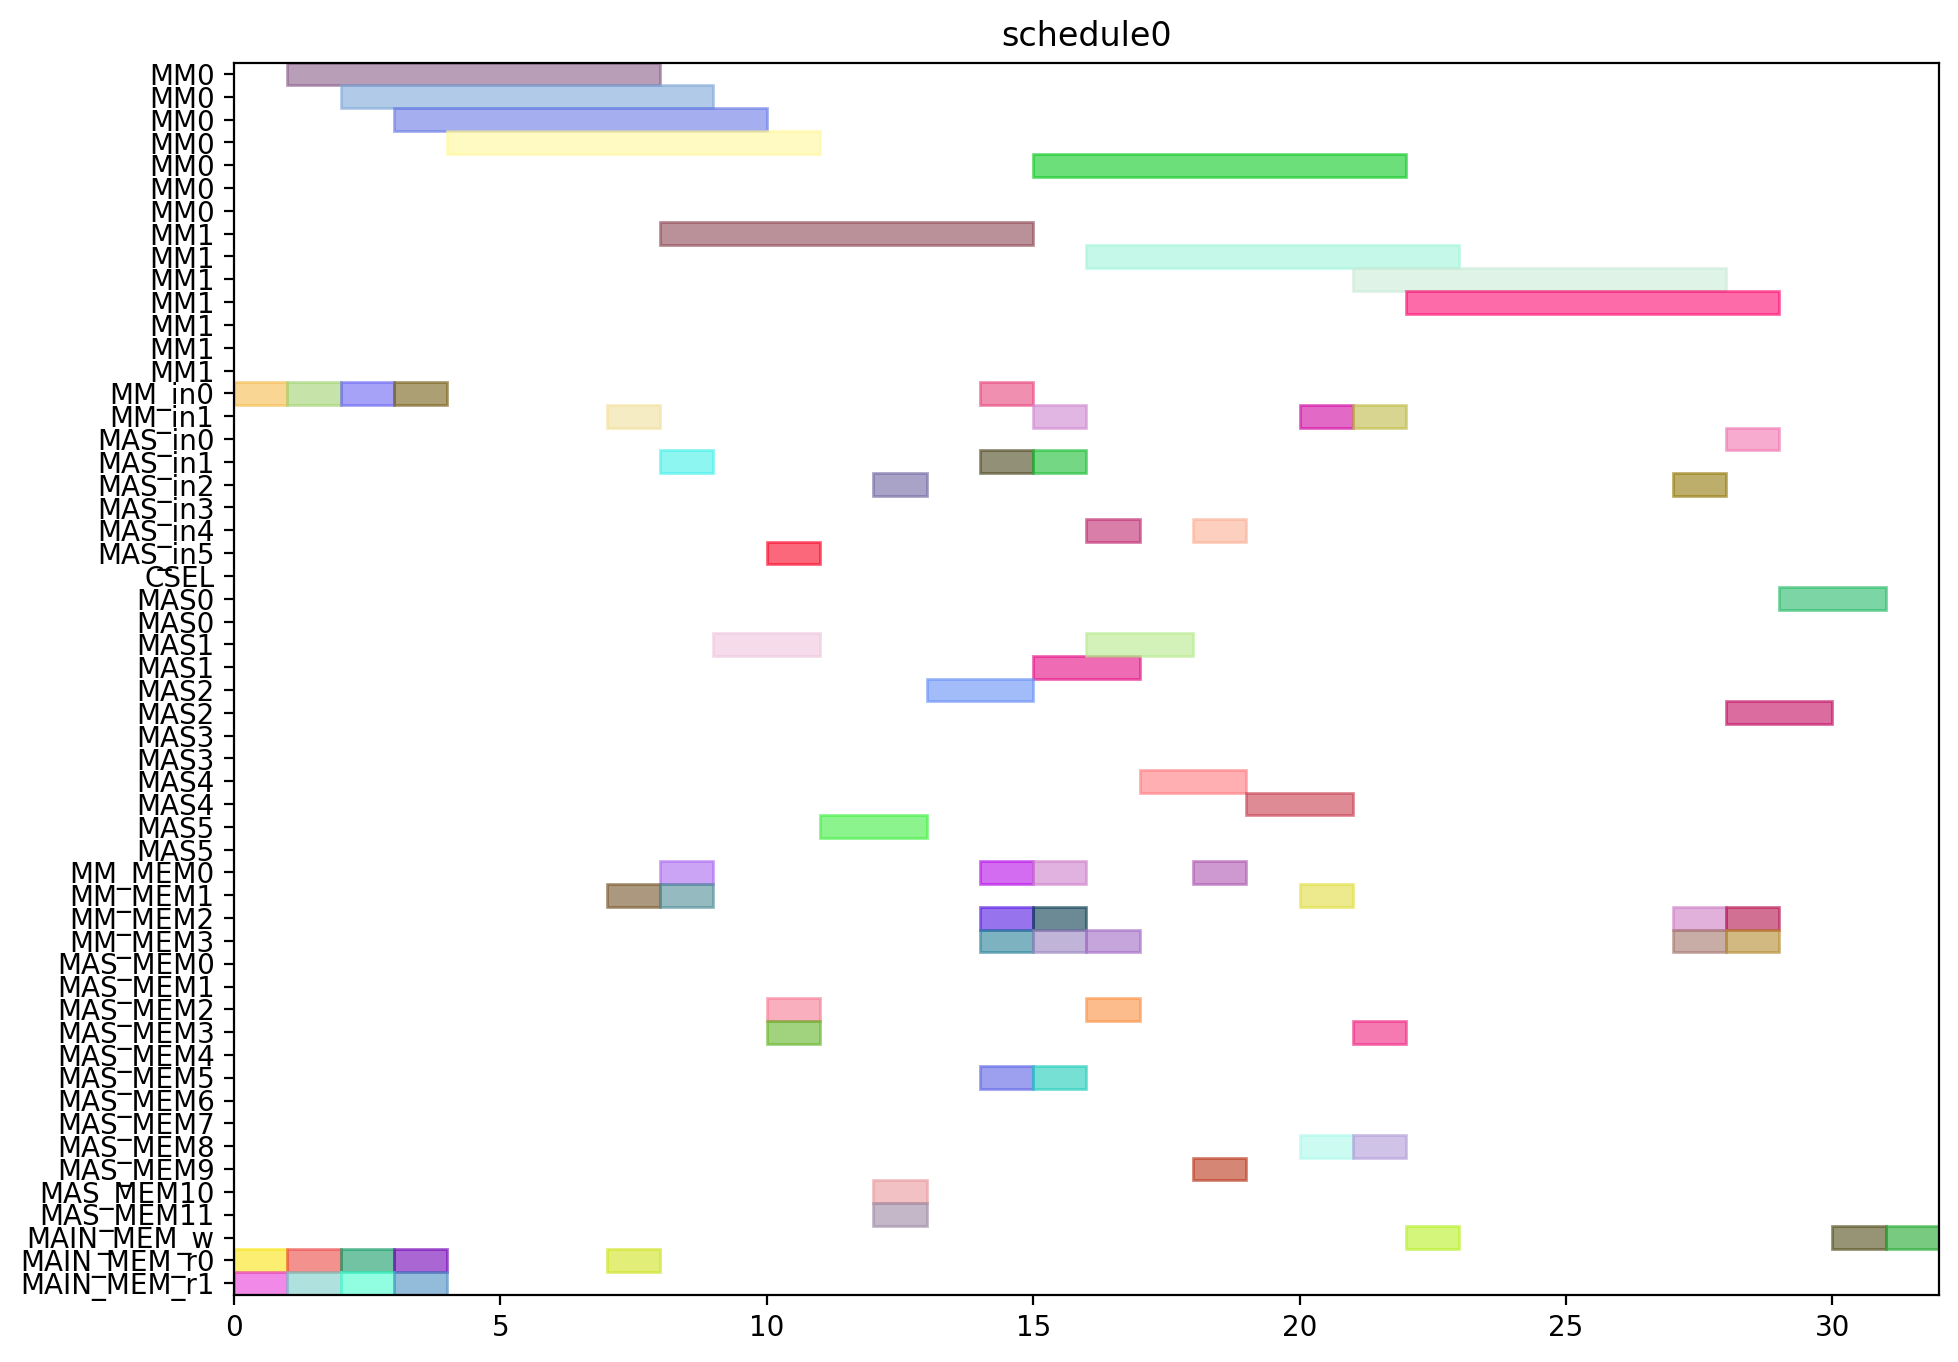

The Python source for this figure:
from pyschedule import Scenario, solvers, plotters, alt


def solve():
	horizon = 120
	S = Scenario("schedule0", horizon=horizon)

	# resource
	MM = S.Resources('MM', num=2, size=7)
	MM_in = S.Resources('MM_in', num=2)
	MAS_in = S.Resources('MAS_in', num=6)
	CSEL = S.Resource('CSEL')
	MAS = S.Resources('MAS', num=6, size=2, periods=range(1, horizon))
	MM_MEM = S.Resources('MM_MEM', num=4)
	MAS_MEM = S.Resources('MAS_MEM', num=12)
	MAIN_MEM_w = S.Resource('MAIN_MEM_w', size=1)
	MAIN_MEM_r = S.Resources('MAIN_MEM_r', num=2)

	# result of previous scheduling

	# new tasks
	t0 = S.Task('t0', length=7, delay_cost=1)
	t0 += alt(MM)
	t0_in = S.Task('t0_in', length=1, delay_cost=1)
	t0_in += alt(MM_in)
	S += t0_in*MM_in[0]<=t0*MM[0]
	S += t0_in*MM_in[1]<=t0*MM[1]
	t0_mem0 = S.Task('t0_mem0', length=1, delay_cost=1)
	t0_mem0 += MAIN_MEM_r[0]
	S += t0_mem0 <= t0

	t0_mem1 = S.Task('t0_mem1', length=1, delay_cost=1)
	t0_mem1 += MAIN_MEM_r[1]
	S += t0_mem1 <= t0

	t3 = S.Task('t3', length=7, delay_cost=1)
	t3 += alt(MM)
	t3_in = S.Task('t3_in', length=1, delay_cost=1)
	t3_in += alt(MM_in)
	S += t3_in*MM_in[0]<=t3*MM[0]
	S += t3_in*MM_in[1]<=t3*MM[1]
	t3_mem0 = S.Task('t3_mem0', length=1, delay_cost=1)
	t3_mem0 += MAIN_MEM_r[0]
	S += t3_mem0 <= t3

	t3_mem1 = S.Task('t3_mem1', length=1, delay_cost=1)
	t3_mem1 += MAIN_MEM_r[1]
	S += t3_mem1 <= t3

	t1 = S.Task('t1', length=7, delay_cost=1)
	t1 += alt(MM)
	t1_in = S.Task('t1_in', length=1, delay_cost=1)
	t1_in += alt(MM_in)
	S += t1_in*MM_in[0]<=t1*MM[0]
	S += t1_in*MM_in[1]<=t1*MM[1]
	t1_mem0 = S.Task('t1_mem0', length=1, delay_cost=1)
	t1_mem0 += MAIN_MEM_r[0]
	S += t1_mem0 <= t1

	t1_mem1 = S.Task('t1_mem1', length=1, delay_cost=1)
	t1_mem1 += MAIN_MEM_r[1]
	S += t1_mem1 <= t1

	t2 = S.Task('t2', length=7, delay_cost=1)
	t2 += alt(MM)
	t2_in = S.Task('t2_in', length=1, delay_cost=1)
	t2_in += alt(MM_in)
	S += t2_in*MM_in[0]<=t2*MM[0]
	S += t2_in*MM_in[1]<=t2*MM[1]
	t2_mem0 = S.Task('t2_mem0', length=1, delay_cost=1)
	t2_mem0 += MAIN_MEM_r[0]
	S += t2_mem0 <= t2

	t2_mem1 = S.Task('t2_mem1', length=1, delay_cost=1)
	t2_mem1 += MAIN_MEM_r[1]
	S += t2_mem1 <= t2

	t4 = S.Task('t4', length=7, delay_cost=1)
	t4 += alt(MM)
	t4_in = S.Task('t4_in', length=1, delay_cost=1)
	t4_in += alt(MM_in)
	S += t4_in*MM_in[0]<=t4*MM[0]
	S += t4_in*MM_in[1]<=t4*MM[1]
	t4_mem0 = S.Task('t4_mem0', length=1, delay_cost=1)
	t4_mem0 += MAIN_MEM_r[0]
	S += t4_mem0 <= t4

	t4_mem1 = S.Task('t4_mem1', length=1, delay_cost=1)
	t4_mem1 += alt(MM_MEM)
	S += (t2*MM[0])-1 < t4_mem1*MM_MEM[1]
	S += (t2*MM[1])-1 < t4_mem1*MM_MEM[3]
	S += t4_mem1 <= t4

	t5 = S.Task('t5', length=2, delay_cost=1)
	t5 += alt(MAS)
	t5_in = S.Task('t5_in', length=1, delay_cost=1)
	t5_in += alt(MAS_in)
	S += t5_in*MAS_in[0]<=t5*MAS[0]

	S += t5_in*MAS_in[1]<=t5*MAS[1]

	S += t5_in*MAS_in[2]<=t5*MAS[2]

	S += t5_in*MAS_in[3]<=t5*MAS[3]

	S += t5_in*MAS_in[4]<=t5*MAS[4]

	S += t5_in*MAS_in[5]<=t5*MAS[5]

	t5_mem0 = S.Task('t5_mem0', length=1, delay_cost=1)
	t5_mem0 += alt(MM_MEM)
	S += (t0*MM[0])-1 < t5_mem0*MM_MEM[0]
	S += (t0*MM[1])-1 < t5_mem0*MM_MEM[2]
	S += t5_mem0 <= t5

	t5_mem1 = S.Task('t5_mem1', length=1, delay_cost=1)
	t5_mem1 += alt(MM_MEM)
	S += (t0*MM[0])-1 < t5_mem1*MM_MEM[1]
	S += (t0*MM[1])-1 < t5_mem1*MM_MEM[3]
	S += t5_mem1 <= t5

	t6 = S.Task('t6', length=2, delay_cost=1)
	t6 += alt(MAS)
	t6_in = S.Task('t6_in', length=1, delay_cost=1)
	t6_in += alt(MAS_in)
	S += t6_in*MAS_in[0]<=t6*MAS[0]

	S += t6_in*MAS_in[1]<=t6*MAS[1]

	S += t6_in*MAS_in[2]<=t6*MAS[2]

	S += t6_in*MAS_in[3]<=t6*MAS[3]

	S += t6_in*MAS_in[4]<=t6*MAS[4]

	S += t6_in*MAS_in[5]<=t6*MAS[5]

	t6_mem0 = S.Task('t6_mem0', length=1, delay_cost=1)
	t6_mem0 += alt(MAS_MEM)
	S += (t5*MAS[0])-1 < t6_mem0*MAS_MEM[0]
	S += (t5*MAS[1])-1 < t6_mem0*MAS_MEM[2]
	S += (t5*MAS[2])-1 < t6_mem0*MAS_MEM[4]
	S += (t5*MAS[3])-1 < t6_mem0*MAS_MEM[6]
	S += (t5*MAS[4])-1 < t6_mem0*MAS_MEM[8]
	S += (t5*MAS[5])-1 < t6_mem0*MAS_MEM[10]
	S += t6_mem0 <= t6

	t6_mem1 = S.Task('t6_mem1', length=1, delay_cost=1)
	t6_mem1 += alt(MAS_MEM)
	S += (t5*MAS[0])-1 < t6_mem1*MAS_MEM[1]
	S += (t5*MAS[1])-1 < t6_mem1*MAS_MEM[3]
	S += (t5*MAS[2])-1 < t6_mem1*MAS_MEM[5]
	S += (t5*MAS[3])-1 < t6_mem1*MAS_MEM[7]
	S += (t5*MAS[4])-1 < t6_mem1*MAS_MEM[9]
	S += (t5*MAS[5])-1 < t6_mem1*MAS_MEM[11]
	S += t6_mem1 <= t6

	t9 = S.Task('t9', length=2, delay_cost=1)
	t9 += alt(MAS)
	t9_in = S.Task('t9_in', length=1, delay_cost=1)
	t9_in += alt(MAS_in)
	S += t9_in*MAS_in[0]<=t9*MAS[0]

	S += t9_in*MAS_in[1]<=t9*MAS[1]

	S += t9_in*MAS_in[2]<=t9*MAS[2]

	S += t9_in*MAS_in[3]<=t9*MAS[3]

	S += t9_in*MAS_in[4]<=t9*MAS[4]

	S += t9_in*MAS_in[5]<=t9*MAS[5]

	t9_mem0 = S.Task('t9_mem0', length=1, delay_cost=1)
	t9_mem0 += alt(MM_MEM)
	S += (t0*MM[0])-1 < t9_mem0*MM_MEM[0]
	S += (t0*MM[1])-1 < t9_mem0*MM_MEM[2]
	S += t9_mem0 <= t9

	t9_mem1 = S.Task('t9_mem1', length=1, delay_cost=1)
	t9_mem1 += alt(MM_MEM)
	S += (t4*MM[0])-1 < t9_mem1*MM_MEM[1]
	S += (t4*MM[1])-1 < t9_mem1*MM_MEM[3]
	S += t9_mem1 <= t9

	t10 = S.Task('t10', length=2, delay_cost=1)
	t10 += alt(MAS)
	t10_in = S.Task('t10_in', length=1, delay_cost=1)
	t10_in += alt(MAS_in)
	S += t10_in*MAS_in[0]<=t10*MAS[0]

	S += t10_in*MAS_in[1]<=t10*MAS[1]

	S += t10_in*MAS_in[2]<=t10*MAS[2]

	S += t10_in*MAS_in[3]<=t10*MAS[3]

	S += t10_in*MAS_in[4]<=t10*MAS[4]

	S += t10_in*MAS_in[5]<=t10*MAS[5]

	t10_mem0 = S.Task('t10_mem0', length=1, delay_cost=1)
	t10_mem0 += alt(MM_MEM)
	S += (t4*MM[0])-1 < t10_mem0*MM_MEM[0]
	S += (t4*MM[1])-1 < t10_mem0*MM_MEM[2]
	S += t10_mem0 <= t10

	t10_mem1 = S.Task('t10_mem1', length=1, delay_cost=1)
	t10_mem1 += alt(MM_MEM)
	S += (t4*MM[0])-1 < t10_mem1*MM_MEM[1]
	S += (t4*MM[1])-1 < t10_mem1*MM_MEM[3]
	S += t10_mem1 <= t10

	t7 = S.Task('t7', length=2, delay_cost=1)
	t7 += alt(MAS)
	t7_in = S.Task('t7_in', length=1, delay_cost=1)
	t7_in += alt(MAS_in)
	S += t7_in*MAS_in[0]<=t7*MAS[0]

	S += t7_in*MAS_in[1]<=t7*MAS[1]

	S += t7_in*MAS_in[2]<=t7*MAS[2]

	S += t7_in*MAS_in[3]<=t7*MAS[3]

	S += t7_in*MAS_in[4]<=t7*MAS[4]

	S += t7_in*MAS_in[5]<=t7*MAS[5]

	t7_mem0 = S.Task('t7_mem0', length=1, delay_cost=1)
	t7_mem0 += alt(MAS_MEM)
	S += (t6*MAS[0])-1 < t7_mem0*MAS_MEM[0]
	S += (t6*MAS[1])-1 < t7_mem0*MAS_MEM[2]
	S += (t6*MAS[2])-1 < t7_mem0*MAS_MEM[4]
	S += (t6*MAS[3])-1 < t7_mem0*MAS_MEM[6]
	S += (t6*MAS[4])-1 < t7_mem0*MAS_MEM[8]
	S += (t6*MAS[5])-1 < t7_mem0*MAS_MEM[10]
	S += t7_mem0 <= t7

	t7_mem1 = S.Task('t7_mem1', length=1, delay_cost=1)
	t7_mem1 += alt(MAS_MEM)
	S += (t6*MAS[0])-1 < t7_mem1*MAS_MEM[1]
	S += (t6*MAS[1])-1 < t7_mem1*MAS_MEM[3]
	S += (t6*MAS[2])-1 < t7_mem1*MAS_MEM[5]
	S += (t6*MAS[3])-1 < t7_mem1*MAS_MEM[7]
	S += (t6*MAS[4])-1 < t7_mem1*MAS_MEM[9]
	S += (t6*MAS[5])-1 < t7_mem1*MAS_MEM[11]
	S += t7_mem1 <= t7

	t11 = S.Task('t11', length=2, delay_cost=1)
	t11 += alt(MAS)
	t11_in = S.Task('t11_in', length=1, delay_cost=1)
	t11_in += alt(MAS_in)
	S += t11_in*MAS_in[0]<=t11*MAS[0]

	S += t11_in*MAS_in[1]<=t11*MAS[1]

	S += t11_in*MAS_in[2]<=t11*MAS[2]

	S += t11_in*MAS_in[3]<=t11*MAS[3]

	S += t11_in*MAS_in[4]<=t11*MAS[4]

	S += t11_in*MAS_in[5]<=t11*MAS[5]

	t11_mem0 = S.Task('t11_mem0', length=1, delay_cost=1)
	t11_mem0 += alt(MAS_MEM)
	S += (t10*MAS[0])-1 < t11_mem0*MAS_MEM[0]
	S += (t10*MAS[1])-1 < t11_mem0*MAS_MEM[2]
	S += (t10*MAS[2])-1 < t11_mem0*MAS_MEM[4]
	S += (t10*MAS[3])-1 < t11_mem0*MAS_MEM[6]
	S += (t10*MAS[4])-1 < t11_mem0*MAS_MEM[8]
	S += (t10*MAS[5])-1 < t11_mem0*MAS_MEM[10]
	S += t11_mem0 <= t11

	t11_mem1 = S.Task('t11_mem1', length=1, delay_cost=1)
	t11_mem1 += alt(MM_MEM)
	S += (t4*MM[0])-1 < t11_mem1*MM_MEM[1]
	S += (t4*MM[1])-1 < t11_mem1*MM_MEM[3]
	S += t11_mem1 <= t11

	t8 = S.Task('t8', length=7, delay_cost=1)
	t8 += alt(MM)
	t8_in = S.Task('t8_in', length=1, delay_cost=1)
	t8_in += alt(MM_in)
	S += t8_in*MM_in[0]<=t8*MM[0]
	S += t8_in*MM_in[1]<=t8*MM[1]
	t8_mem0 = S.Task('t8_mem0', length=1, delay_cost=1)
	t8_mem0 += alt(MM_MEM)
	S += (t4*MM[0])-1 < t8_mem0*MM_MEM[0]
	S += (t4*MM[1])-1 < t8_mem0*MM_MEM[2]
	S += t8_mem0 <= t8

	t8_mem1 = S.Task('t8_mem1', length=1, delay_cost=1)
	t8_mem1 += alt(MAS_MEM)
	S += (t7*MAS[0])-1 < t8_mem1*MAS_MEM[1]
	S += (t7*MAS[1])-1 < t8_mem1*MAS_MEM[3]
	S += (t7*MAS[2])-1 < t8_mem1*MAS_MEM[5]
	S += (t7*MAS[3])-1 < t8_mem1*MAS_MEM[7]
	S += (t7*MAS[4])-1 < t8_mem1*MAS_MEM[9]
	S += (t7*MAS[5])-1 < t8_mem1*MAS_MEM[11]
	S += t8_mem1 <= t8

	new_PZ = S.Task('new_PZ', length=7, delay_cost=1)
	new_PZ += alt(MM)
	new_PZ_in = S.Task('new_PZ_in', length=1, delay_cost=1)
	new_PZ_in += alt(MM_in)
	S += new_PZ_in*MM_in[0]<=new_PZ*MM[0]
	S += new_PZ_in*MM_in[1]<=new_PZ*MM[1]
	S += 0<new_PZ

	new_PZ_w = S.Task('new_PZ_w', length=1, delay_cost=1)
	new_PZ_w += alt(MAIN_MEM_w)
	S += new_PZ <= new_PZ_w

	new_PZ_mem0 = S.Task('new_PZ_mem0', length=1, delay_cost=1)
	new_PZ_mem0 += alt(MM_MEM)
	S += (t1*MM[0])-1 < new_PZ_mem0*MM_MEM[0]
	S += (t1*MM[1])-1 < new_PZ_mem0*MM_MEM[2]
	S += new_PZ_mem0 <= new_PZ

	new_PZ_mem1 = S.Task('new_PZ_mem1', length=1, delay_cost=1)
	new_PZ_mem1 += alt(MAS_MEM)
	S += (t7*MAS[0])-1 < new_PZ_mem1*MAS_MEM[1]
	S += (t7*MAS[1])-1 < new_PZ_mem1*MAS_MEM[3]
	S += (t7*MAS[2])-1 < new_PZ_mem1*MAS_MEM[5]
	S += (t7*MAS[3])-1 < new_PZ_mem1*MAS_MEM[7]
	S += (t7*MAS[4])-1 < new_PZ_mem1*MAS_MEM[9]
	S += (t7*MAS[5])-1 < new_PZ_mem1*MAS_MEM[11]
	S += new_PZ_mem1 <= new_PZ

	t12 = S.Task('t12', length=2, delay_cost=1)
	t12 += alt(MAS)
	t12_in = S.Task('t12_in', length=1, delay_cost=1)
	t12_in += alt(MAS_in)
	S += t12_in*MAS_in[0]<=t12*MAS[0]

	S += t12_in*MAS_in[1]<=t12*MAS[1]

	S += t12_in*MAS_in[2]<=t12*MAS[2]

	S += t12_in*MAS_in[3]<=t12*MAS[3]

	S += t12_in*MAS_in[4]<=t12*MAS[4]

	S += t12_in*MAS_in[5]<=t12*MAS[5]

	t12_mem0 = S.Task('t12_mem0', length=1, delay_cost=1)
	t12_mem0 += alt(MM_MEM)
	S += (t0*MM[0])-1 < t12_mem0*MM_MEM[0]
	S += (t0*MM[1])-1 < t12_mem0*MM_MEM[2]
	S += t12_mem0 <= t12

	t12_mem1 = S.Task('t12_mem1', length=1, delay_cost=1)
	t12_mem1 += alt(MAS_MEM)
	S += (t11*MAS[0])-1 < t12_mem1*MAS_MEM[1]
	S += (t11*MAS[1])-1 < t12_mem1*MAS_MEM[3]
	S += (t11*MAS[2])-1 < t12_mem1*MAS_MEM[5]
	S += (t11*MAS[3])-1 < t12_mem1*MAS_MEM[7]
	S += (t11*MAS[4])-1 < t12_mem1*MAS_MEM[9]
	S += (t11*MAS[5])-1 < t12_mem1*MAS_MEM[11]
	S += t12_mem1 <= t12

	t13 = S.Task('t13', length=7, delay_cost=1)
	t13 += alt(MM)
	t13_in = S.Task('t13_in', length=1, delay_cost=1)
	t13_in += alt(MM_in)
	S += t13_in*MM_in[0]<=t13*MM[0]
	S += t13_in*MM_in[1]<=t13*MM[1]
	t13_mem0 = S.Task('t13_mem0', length=1, delay_cost=1)
	t13_mem0 += alt(MAS_MEM)
	S += (t12*MAS[0])-1 < t13_mem0*MAS_MEM[0]
	S += (t12*MAS[1])-1 < t13_mem0*MAS_MEM[2]
	S += (t12*MAS[2])-1 < t13_mem0*MAS_MEM[4]
	S += (t12*MAS[3])-1 < t13_mem0*MAS_MEM[6]
	S += (t12*MAS[4])-1 < t13_mem0*MAS_MEM[8]
	S += (t12*MAS[5])-1 < t13_mem0*MAS_MEM[10]
	S += t13_mem0 <= t13

	t13_mem1 = S.Task('t13_mem1', length=1, delay_cost=1)
	t13_mem1 += alt(MAS_MEM)
	S += (t9*MAS[0])-1 < t13_mem1*MAS_MEM[1]
	S += (t9*MAS[1])-1 < t13_mem1*MAS_MEM[3]
	S += (t9*MAS[2])-1 < t13_mem1*MAS_MEM[5]
	S += (t9*MAS[3])-1 < t13_mem1*MAS_MEM[7]
	S += (t9*MAS[4])-1 < t13_mem1*MAS_MEM[9]
	S += (t9*MAS[5])-1 < t13_mem1*MAS_MEM[11]
	S += t13_mem1 <= t13

	t14 = S.Task('t14', length=7, delay_cost=1)
	t14 += alt(MM)
	t14_in = S.Task('t14_in', length=1, delay_cost=1)
	t14_in += alt(MM_in)
	S += t14_in*MM_in[0]<=t14*MM[0]
	S += t14_in*MM_in[1]<=t14*MM[1]
	t14_mem0 = S.Task('t14_mem0', length=1, delay_cost=1)
	t14_mem0 += alt(MAS_MEM)
	S += (t12*MAS[0])-1 < t14_mem0*MAS_MEM[0]
	S += (t12*MAS[1])-1 < t14_mem0*MAS_MEM[2]
	S += (t12*MAS[2])-1 < t14_mem0*MAS_MEM[4]
	S += (t12*MAS[3])-1 < t14_mem0*MAS_MEM[6]
	S += (t12*MAS[4])-1 < t14_mem0*MAS_MEM[8]
	S += (t12*MAS[5])-1 < t14_mem0*MAS_MEM[10]
	S += t14_mem0 <= t14

	t14_mem1 = S.Task('t14_mem1', length=1, delay_cost=1)
	t14_mem1 += alt(MM_MEM)
	S += (t3*MM[0])-1 < t14_mem1*MM_MEM[1]
	S += (t3*MM[1])-1 < t14_mem1*MM_MEM[3]
	S += t14_mem1 <= t14

	new_PY = S.Task('new_PY', length=2, delay_cost=1)
	new_PY += alt(MAS)
	new_PY_in = S.Task('new_PY_in', length=1, delay_cost=1)
	new_PY_in += alt(MAS_in)
	S += new_PY_in*MAS_in[0]<=new_PY*MAS[0]

	S += new_PY_in*MAS_in[1]<=new_PY*MAS[1]

	S += new_PY_in*MAS_in[2]<=new_PY*MAS[2]

	S += new_PY_in*MAS_in[3]<=new_PY*MAS[3]

	S += new_PY_in*MAS_in[4]<=new_PY*MAS[4]

	S += new_PY_in*MAS_in[5]<=new_PY*MAS[5]

	S += 0<new_PY

	new_PY_w = S.Task('new_PY_w', length=1, delay_cost=1)
	new_PY_w += alt(MAIN_MEM_w)
	S += new_PY <= new_PY_w

	new_PY_mem0 = S.Task('new_PY_mem0', length=1, delay_cost=1)
	new_PY_mem0 += alt(MM_MEM)
	S += (t8*MM[0])-1 < new_PY_mem0*MM_MEM[0]
	S += (t8*MM[1])-1 < new_PY_mem0*MM_MEM[2]
	S += new_PY_mem0 <= new_PY

	new_PY_mem1 = S.Task('new_PY_mem1', length=1, delay_cost=1)
	new_PY_mem1 += alt(MM_MEM)
	S += (t13*MM[0])-1 < new_PY_mem1*MM_MEM[1]
	S += (t13*MM[1])-1 < new_PY_mem1*MM_MEM[3]
	S += new_PY_mem1 <= new_PY

	new_PX = S.Task('new_PX', length=2, delay_cost=1)
	new_PX += alt(MAS)
	new_PX_in = S.Task('new_PX_in', length=1, delay_cost=1)
	new_PX_in += alt(MAS_in)
	S += new_PX_in*MAS_in[0]<=new_PX*MAS[0]

	S += new_PX_in*MAS_in[1]<=new_PX*MAS[1]

	S += new_PX_in*MAS_in[2]<=new_PX*MAS[2]

	S += new_PX_in*MAS_in[3]<=new_PX*MAS[3]

	S += new_PX_in*MAS_in[4]<=new_PX*MAS[4]

	S += new_PX_in*MAS_in[5]<=new_PX*MAS[5]

	S += 0<new_PX

	new_PX_w = S.Task('new_PX_w', length=1, delay_cost=1)
	new_PX_w += alt(MAIN_MEM_w)
	S += new_PX <= new_PX_w

	new_PX_mem0 = S.Task('new_PX_mem0', length=1, delay_cost=1)
	new_PX_mem0 += alt(MM_MEM)
	S += (t14*MM[0])-1 < new_PX_mem0*MM_MEM[0]
	S += (t14*MM[1])-1 < new_PX_mem0*MM_MEM[2]
	S += new_PX_mem0 <= new_PX

	new_PX_mem1 = S.Task('new_PX_mem1', length=1, delay_cost=1)
	new_PX_mem1 += alt(MM_MEM)
	S += (t14*MM[0])-1 < new_PX_mem1*MM_MEM[1]
	S += (t14*MM[1])-1 < new_PX_mem1*MM_MEM[3]
	S += new_PX_mem1 <= new_PX

	solvers.mip.solve(S,msg=1,kind='CPLEX',ratio_gap=1.01)

	solution = [['hoge']*len(S.solution()[1]) for i in range(len(S.solution()))]
	for i in range(len(S.solution())):
		for j in range(len(S.solution()[i])):
			solution[i][j]=str(S.solution()[i][j])
	print(solution)

	cycles = int(solution[-1][3])

	pic_file_name = "/mnt/rose/usr1/fukuda/ABE/multiRAM_multiMAS_16mux/scheduling_result/stage7MM2_stage2MAS6/EP_DBL_A_0/schedule0.png"
	if(S.solution() != []):
		plotters.matplotlib.plot(S,img_filename=pic_file_name, show_task_labels=False, fig_size=(cycles*0.25+3, 8))

	return solution
